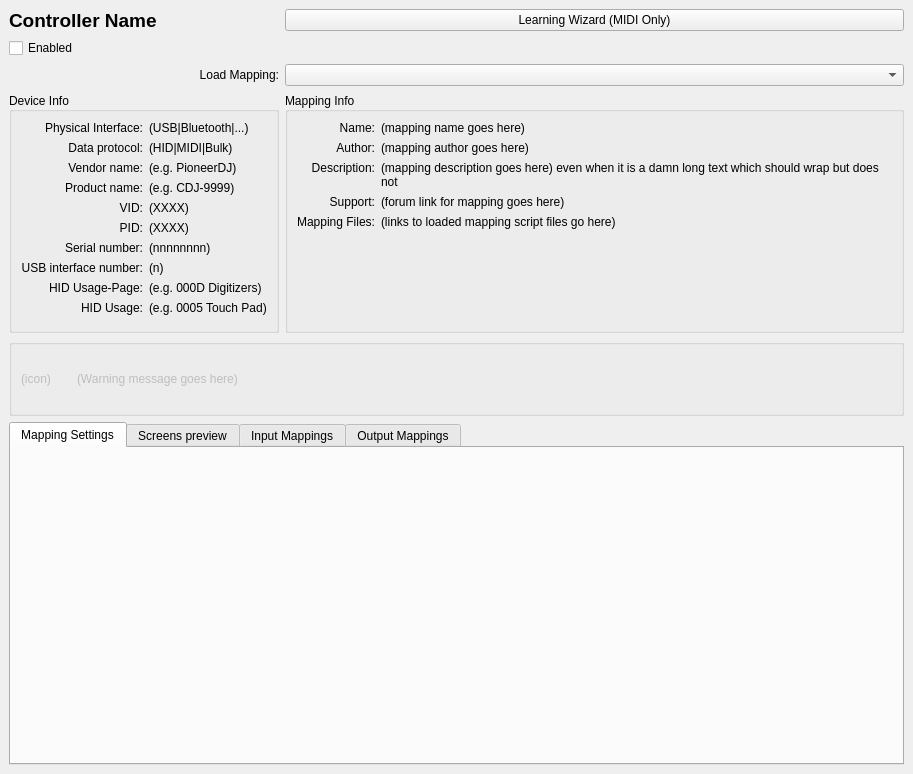
<?xml version="1.0" encoding="UTF-8"?>
<ui version="4.0">
 <class>DlgPrefControllerDlg</class>
 <widget class="QWidget" name="DlgPrefControllerDlg">
  <property name="geometry">
   <rect>
    <x>0</x>
    <y>0</y>
    <width>913</width>
    <height>774</height>
   </rect>
  </property>
  <property name="sizePolicy">
   <sizepolicy hsizetype="Expanding" vsizetype="Expanding">
    <horstretch>0</horstretch>
    <verstretch>0</verstretch>
   </sizepolicy>
  </property>
  <property name="windowTitle">
   <string>Controller Preferences</string>
  </property>
  <layout class="QGridLayout" name="gridLayoutPage" rowstretch="0,0,0,0,0,1">
   <property name="sizeConstraint">
    <enum>QLayout::SetMaximumSize</enum>
   </property>
   <property name="leftMargin">
    <number>9</number>
   </property>
   <property name="topMargin">
    <number>9</number>
   </property>
   <property name="rightMargin">
    <number>9</number>
   </property>
   <property name="bottomMargin">
    <number>9</number>
   </property>
   <item row="0" column="0">
    <widget class="QLabel" name="labelDeviceName">
     <property name="sizePolicy">
      <sizepolicy hsizetype="Minimum" vsizetype="Minimum">
       <horstretch>0</horstretch>
       <verstretch>0</verstretch>
      </sizepolicy>
     </property>
     <property name="font">
      <font>
       <pointsize>14</pointsize>
       <bold>true</bold>
      </font>
     </property>
     <property name="text">
      <string>Controller Name</string>
     </property>
    </widget>
   </item>
   <item row="0" column="1">
    <widget class="QPushButton" name="btnLearningWizard">
     <property name="toolTip">
      <string>Click to start the Controller Learning wizard.</string>
     </property>
     <property name="text">
      <string>Learning Wizard (MIDI Only)</string>
     </property>
    </widget>
   </item>
   <item row="1" column="0">
    <widget class="QCheckBox" name="chkEnabledDevice">
     <property name="text">
      <string>Enabled</string>
     </property>
    </widget>
   </item>
   <item row="2" column="0">
    <widget class="QLabel" name="labelLoadMapping">
     <property name="sizePolicy">
      <sizepolicy hsizetype="Preferred" vsizetype="Preferred">
       <horstretch>0</horstretch>
       <verstretch>0</verstretch>
      </sizepolicy>
     </property>
     <property name="text">
      <string>Load Mapping:</string>
     </property>
     <property name="alignment">
      <set>Qt::AlignRight|Qt::AlignTrailing|Qt::AlignVCenter</set>
     </property>
     <property name="buddy">
      <cstring>comboBoxMapping</cstring>
     </property>
    </widget>
   </item>
   <item row="2" column="1">
    <widget class="QComboBox" name="comboBoxMapping">
     <property name="sizePolicy">
      <sizepolicy hsizetype="Minimum" vsizetype="Fixed">
       <horstretch>0</horstretch>
       <verstretch>0</verstretch>
      </sizepolicy>
     </property>
    </widget>
   </item>
   <item row="3" column="0">
    <widget class="QGroupBox" name="groupBoxDeviceInfo">
     <property name="sizePolicy">
      <sizepolicy hsizetype="Preferred" vsizetype="Minimum">
       <horstretch>0</horstretch>
       <verstretch>0</verstretch>
      </sizepolicy>
     </property>
     <property name="title">
      <string>Device Info</string>
     </property>
     <property name="alignment">
      <set>Qt::AlignLeading|Qt::AlignLeft|Qt::AlignVCenter</set>
     </property>
     <layout class="QGridLayout" name="gridLayoutDeviceInfo" rowminimumheight="1,1,1,1,1,1,1,1,1,1,0">
      <property name="sizeConstraint">
       <enum>QLayout::SetMaximumSize</enum>
      </property>
      <item row="0" column="0">
       <widget class="QLabel" name="labelPhysicalInterface">
        <property name="sizePolicy">
         <sizepolicy hsizetype="Minimum" vsizetype="Minimum">
          <horstretch>0</horstretch>
          <verstretch>0</verstretch>
         </sizepolicy>
        </property>
        <property name="text">
         <string>Physical Interface:</string>
        </property>
        <property name="alignment">
         <set>Qt::AlignRight|Qt::AlignTrailing|Qt::AlignVCenter</set>
        </property>
       </widget>
      </item>
      <item row="0" column="1">
       <widget class="QLabel" name="labelPhysicalInterfaceValue">
        <property name="sizePolicy">
         <sizepolicy hsizetype="Minimum" vsizetype="Minimum">
          <horstretch>0</horstretch>
          <verstretch>0</verstretch>
         </sizepolicy>
        </property>
        <property name="minimumSize">
         <size>
          <width>0</width>
          <height>0</height>
         </size>
        </property>
        <property name="text">
         <string notr="true">(USB|Bluetooth|...)</string>
        </property>
       </widget>
      </item>
      <item row="1" column="0">
       <widget class="QLabel" name="labelDataHandlingProtocol">
        <property name="sizePolicy">
         <sizepolicy hsizetype="Minimum" vsizetype="Minimum">
          <horstretch>0</horstretch>
          <verstretch>0</verstretch>
         </sizepolicy>
        </property>
        <property name="text">
         <string>Data protocol:</string>
        </property>
        <property name="alignment">
         <set>Qt::AlignRight|Qt::AlignTrailing|Qt::AlignVCenter</set>
        </property>
       </widget>
      </item>
      <item row="1" column="1">
       <widget class="QLabel" name="labelDataHandlingProtocolValue">
        <property name="sizePolicy">
         <sizepolicy hsizetype="Minimum" vsizetype="Minimum">
          <horstretch>0</horstretch>
          <verstretch>0</verstretch>
         </sizepolicy>
        </property>
        <property name="minimumSize">
         <size>
          <width>0</width>
          <height>0</height>
         </size>
        </property>
        <property name="text">
         <string notr="true">(HID|MIDI|Bulk)</string>
        </property>
       </widget>
      </item>
      <item row="2" column="0">
       <widget class="QLabel" name="labelVendor">
        <property name="sizePolicy">
         <sizepolicy hsizetype="Minimum" vsizetype="Minimum">
          <horstretch>0</horstretch>
          <verstretch>0</verstretch>
         </sizepolicy>
        </property>
        <property name="text">
         <string>Vendor name:</string>
        </property>
        <property name="alignment">
         <set>Qt::AlignRight|Qt::AlignTrailing|Qt::AlignVCenter</set>
        </property>
       </widget>
      </item>
      <item row="2" column="1">
       <widget class="QLabel" name="labelVendorValue">
        <property name="sizePolicy">
         <sizepolicy hsizetype="Minimum" vsizetype="Minimum">
          <horstretch>0</horstretch>
          <verstretch>0</verstretch>
         </sizepolicy>
        </property>
        <property name="minimumSize">
         <size>
          <width>0</width>
          <height>0</height>
         </size>
        </property>
        <property name="text">
         <string notr="true">(e.g. PioneerDJ)</string>
        </property>
       </widget>
      </item>
      <item row="3" column="0">
       <widget class="QLabel" name="labelProduct">
        <property name="sizePolicy">
         <sizepolicy hsizetype="Minimum" vsizetype="Minimum">
          <horstretch>0</horstretch>
          <verstretch>0</verstretch>
         </sizepolicy>
        </property>
        <property name="text">
         <string>Product name:</string>
        </property>
        <property name="alignment">
         <set>Qt::AlignRight|Qt::AlignTrailing|Qt::AlignVCenter</set>
        </property>
       </widget>
      </item>
      <item row="3" column="1">
       <widget class="QLabel" name="labelProductValue">
        <property name="sizePolicy">
         <sizepolicy hsizetype="Minimum" vsizetype="Minimum">
          <horstretch>0</horstretch>
          <verstretch>0</verstretch>
         </sizepolicy>
        </property>
        <property name="minimumSize">
         <size>
          <width>0</width>
          <height>0</height>
         </size>
        </property>
        <property name="text">
         <string notr="true">(e.g. CDJ-9999)</string>
        </property>
       </widget>
      </item>
      <item row="4" column="0">
       <widget class="QLabel" name="labelVid">
        <property name="sizePolicy">
         <sizepolicy hsizetype="Minimum" vsizetype="Minimum">
          <horstretch>0</horstretch>
          <verstretch>0</verstretch>
         </sizepolicy>
        </property>
        <property name="toolTip">
         <string>Vendor ID</string>
        </property>
        <property name="text">
         <string>VID:</string>
        </property>
        <property name="alignment">
         <set>Qt::AlignRight|Qt::AlignTrailing|Qt::AlignVCenter</set>
        </property>
       </widget>
      </item>
      <item row="4" column="1">
       <widget class="QLabel" name="labelVidValue">
        <property name="sizePolicy">
         <sizepolicy hsizetype="Minimum" vsizetype="Minimum">
          <horstretch>0</horstretch>
          <verstretch>0</verstretch>
         </sizepolicy>
        </property>
        <property name="minimumSize">
         <size>
          <width>0</width>
          <height>0</height>
         </size>
        </property>
        <property name="text">
         <string notr="true">(XXXX)</string>
        </property>
       </widget>
      </item>
      <item row="5" column="0">
       <widget class="QLabel" name="labelPid">
        <property name="sizePolicy">
         <sizepolicy hsizetype="Minimum" vsizetype="Minimum">
          <horstretch>0</horstretch>
          <verstretch>0</verstretch>
         </sizepolicy>
        </property>
        <property name="toolTip">
         <string>Product ID</string>
        </property>
        <property name="text">
         <string>PID:</string>
        </property>
        <property name="alignment">
         <set>Qt::AlignRight|Qt::AlignTrailing|Qt::AlignVCenter</set>
        </property>
       </widget>
      </item>
      <item row="5" column="1">
       <widget class="QLabel" name="labelPidValue">
        <property name="sizePolicy">
         <sizepolicy hsizetype="Minimum" vsizetype="Minimum">
          <horstretch>0</horstretch>
          <verstretch>0</verstretch>
         </sizepolicy>
        </property>
        <property name="minimumSize">
         <size>
          <width>0</width>
          <height>0</height>
         </size>
        </property>
        <property name="text">
         <string notr="true">(XXXX)</string>
        </property>
       </widget>
      </item>
      <item row="6" column="0">
       <widget class="QLabel" name="labelSerialNumber">
        <property name="sizePolicy">
         <sizepolicy hsizetype="Minimum" vsizetype="Minimum">
          <horstretch>0</horstretch>
          <verstretch>0</verstretch>
         </sizepolicy>
        </property>
        <property name="text">
         <string>Serial number:</string>
        </property>
        <property name="alignment">
         <set>Qt::AlignRight|Qt::AlignTrailing|Qt::AlignVCenter</set>
        </property>
       </widget>
      </item>
      <item row="6" column="1">
       <widget class="QLabel" name="labelSerialNumberValue">
        <property name="sizePolicy">
         <sizepolicy hsizetype="Minimum" vsizetype="Minimum">
          <horstretch>0</horstretch>
          <verstretch>0</verstretch>
         </sizepolicy>
        </property>
        <property name="minimumSize">
         <size>
          <width>0</width>
          <height>0</height>
         </size>
        </property>
        <property name="text">
         <string notr="true">(nnnnnnnn)</string>
        </property>
       </widget>
      </item>
      <item row="7" column="0">
       <widget class="QLabel" name="labelUsbInterfaceNumber">
        <property name="sizePolicy">
         <sizepolicy hsizetype="Minimum" vsizetype="Minimum">
          <horstretch>0</horstretch>
          <verstretch>0</verstretch>
         </sizepolicy>
        </property>
        <property name="text">
         <string>USB interface number:</string>
        </property>
        <property name="alignment">
         <set>Qt::AlignRight|Qt::AlignTrailing|Qt::AlignVCenter</set>
        </property>
       </widget>
      </item>
      <item row="7" column="1">
       <widget class="QLabel" name="labelUsbInterfaceNumberValue">
        <property name="sizePolicy">
         <sizepolicy hsizetype="Minimum" vsizetype="Minimum">
          <horstretch>0</horstretch>
          <verstretch>0</verstretch>
         </sizepolicy>
        </property>
        <property name="minimumSize">
         <size>
          <width>0</width>
          <height>0</height>
         </size>
        </property>
        <property name="text">
         <string notr="true">(n)</string>
        </property>
       </widget>
      </item>
      <item row="8" column="0">
       <widget class="QLabel" name="labelHidUsagePage">
        <property name="sizePolicy">
         <sizepolicy hsizetype="Minimum" vsizetype="Minimum">
          <horstretch>0</horstretch>
          <verstretch>0</verstretch>
         </sizepolicy>
        </property>
        <property name="text">
         <string>HID Usage-Page:</string>
        </property>
        <property name="alignment">
         <set>Qt::AlignRight|Qt::AlignTrailing|Qt::AlignVCenter</set>
        </property>
       </widget>
      </item>
      <item row="8" column="1">
       <widget class="QLabel" name="labelHidUsagePageValue">
        <property name="sizePolicy">
         <sizepolicy hsizetype="Minimum" vsizetype="Minimum">
          <horstretch>0</horstretch>
          <verstretch>0</verstretch>
         </sizepolicy>
        </property>
        <property name="minimumSize">
         <size>
          <width>0</width>
          <height>0</height>
         </size>
        </property>
        <property name="text">
         <string notr="true">(e.g. 000D Digitizers)</string>
        </property>
       </widget>
      </item>
      <item row="9" column="0">
       <widget class="QLabel" name="labelHidUsage">
        <property name="sizePolicy">
         <sizepolicy hsizetype="Minimum" vsizetype="Minimum">
          <horstretch>0</horstretch>
          <verstretch>0</verstretch>
         </sizepolicy>
        </property>
        <property name="text">
         <string>HID Usage:</string>
        </property>
        <property name="alignment">
         <set>Qt::AlignRight|Qt::AlignTrailing|Qt::AlignVCenter</set>
        </property>
       </widget>
      </item>
      <item row="9" column="1">
       <widget class="QLabel" name="labelHidUsageValue">
        <property name="sizePolicy">
         <sizepolicy hsizetype="Minimum" vsizetype="Minimum">
          <horstretch>0</horstretch>
          <verstretch>0</verstretch>
         </sizepolicy>
        </property>
        <property name="minimumSize">
         <size>
          <width>0</width>
          <height>0</height>
         </size>
        </property>
        <property name="text">
         <string notr="true">(e.g. 0005 Touch Pad)</string>
        </property>
       </widget>
      </item>
      <item row="10" column="0" colspan="2">
       <widget class="QWidget" name="spacerDeviceInfo" native="true">
        <property name="sizePolicy">
         <sizepolicy hsizetype="Ignored" vsizetype="MinimumExpanding">
          <horstretch>0</horstretch>
          <verstretch>0</verstretch>
         </sizepolicy>
        </property>
        <property name="minimumSize">
         <size>
          <width>0</width>
          <height>0</height>
         </size>
        </property>
        <property name="baseSize">
         <size>
          <width>0</width>
          <height>0</height>
         </size>
        </property>
       </widget>
      </item>
     </layout>
    </widget>
   </item>
   <item row="3" column="1">
    <widget class="QGroupBox" name="groupBoxMappingInfo">
     <property name="sizePolicy">
      <sizepolicy hsizetype="Preferred" vsizetype="Minimum">
       <horstretch>0</horstretch>
       <verstretch>0</verstretch>
      </sizepolicy>
     </property>
     <property name="title">
      <string>Mapping Info</string>
     </property>
     <property name="alignment">
      <set>Qt::AlignLeading|Qt::AlignLeft|Qt::AlignVCenter</set>
     </property>
     <layout class="QGridLayout" name="gridLayoutMappingInfo" columnstretch="0,1" rowminimumheight="1,1,1,1,1,0">
      <property name="sizeConstraint">
       <enum>QLayout::SetMaximumSize</enum>
      </property>
      <property name="bottomMargin">
       <number>9</number>
      </property>
      <property name="spacing">
       <number>6</number>
      </property>
      <item row="0" column="0">
       <widget class="QLabel" name="labelMappingName">
        <property name="sizePolicy">
         <sizepolicy hsizetype="Minimum" vsizetype="Minimum">
          <horstretch>0</horstretch>
          <verstretch>0</verstretch>
         </sizepolicy>
        </property>
        <property name="text">
         <string>Name:</string>
        </property>
        <property name="alignment">
         <set>Qt::AlignRight|Qt::AlignTop|Qt::AlignTrailing</set>
        </property>
       </widget>
      </item>
      <item row="0" column="1">
       <widget class="QLabel" name="labelMappingNameValue">
        <property name="sizePolicy">
         <sizepolicy hsizetype="Minimum" vsizetype="Minimum">
          <horstretch>0</horstretch>
          <verstretch>0</verstretch>
         </sizepolicy>
        </property>
        <property name="minimumSize">
         <size>
          <width>0</width>
          <height>0</height>
         </size>
        </property>
        <property name="text">
         <string notr="true">(mapping name goes here)</string>
        </property>
        <property name="alignment">
         <set>Qt::AlignLeading|Qt::AlignLeft|Qt::AlignTop</set>
        </property>
        <property name="wordWrap">
         <bool>true</bool>
        </property>
       </widget>
      </item>
      <item row="1" column="0">
       <widget class="QLabel" name="labelMappingAuthor">
        <property name="sizePolicy">
         <sizepolicy hsizetype="Minimum" vsizetype="Minimum">
          <horstretch>0</horstretch>
          <verstretch>0</verstretch>
         </sizepolicy>
        </property>
        <property name="text">
         <string>Author:</string>
        </property>
        <property name="alignment">
         <set>Qt::AlignRight|Qt::AlignTop|Qt::AlignTrailing</set>
        </property>
       </widget>
      </item>
      <item row="1" column="1">
       <widget class="QLabel" name="labelMappingAuthorValue">
        <property name="sizePolicy">
         <sizepolicy hsizetype="Minimum" vsizetype="Minimum">
          <horstretch>0</horstretch>
          <verstretch>0</verstretch>
         </sizepolicy>
        </property>
        <property name="text">
         <string notr="true">(mapping author goes here)</string>
        </property>
        <property name="alignment">
         <set>Qt::AlignLeading|Qt::AlignLeft|Qt::AlignTop</set>
        </property>
        <property name="wordWrap">
         <bool>true</bool>
        </property>
       </widget>
      </item>
      <item row="2" column="0">
       <widget class="QLabel" name="labelMappingDescription">
        <property name="sizePolicy">
         <sizepolicy hsizetype="Minimum" vsizetype="Minimum">
          <horstretch>0</horstretch>
          <verstretch>0</verstretch>
         </sizepolicy>
        </property>
        <property name="text">
         <string>Description:</string>
        </property>
        <property name="alignment">
         <set>Qt::AlignRight|Qt::AlignTop|Qt::AlignTrailing</set>
        </property>
       </widget>
      </item>
      <item row="2" column="1">
       <widget class="QLabel" name="labelMappingDescriptionValue">
        <property name="sizePolicy">
         <sizepolicy hsizetype="Minimum" vsizetype="Minimum">
          <horstretch>0</horstretch>
          <verstretch>0</verstretch>
         </sizepolicy>
        </property>
        <property name="focusPolicy">
         <enum>Qt::NoFocus</enum>
        </property>
        <property name="toolTip">
         <string notr="true"/>
        </property>
        <property name="text">
         <string notr="true">(mapping description goes here) even when it is a damn long text which should wrap but does not</string>
        </property>
        <property name="alignment">
         <set>Qt::AlignLeading|Qt::AlignLeft|Qt::AlignTop</set>
        </property>
        <property name="wordWrap">
         <bool>true</bool>
        </property>
       </widget>
      </item>
      <item row="3" column="0">
       <widget class="QLabel" name="labelMappingSupport">
        <property name="sizePolicy">
         <sizepolicy hsizetype="Minimum" vsizetype="Minimum">
          <horstretch>0</horstretch>
          <verstretch>0</verstretch>
         </sizepolicy>
        </property>
        <property name="text">
         <string>Support:</string>
        </property>
        <property name="alignment">
         <set>Qt::AlignRight|Qt::AlignTop|Qt::AlignTrailing</set>
        </property>
       </widget>
      </item>
      <item row="3" column="1">
       <widget class="QLabel" name="labelMappingSupportLinks">
        <property name="sizePolicy">
         <sizepolicy hsizetype="Minimum" vsizetype="Minimum">
          <horstretch>0</horstretch>
          <verstretch>0</verstretch>
         </sizepolicy>
        </property>
        <property name="focusPolicy">
         <enum>Qt::ClickFocus</enum>
        </property>
        <property name="toolTip">
         <string notr="true"/>
        </property>
        <property name="inputMethodHints">
         <set>Qt::ImhUrlCharactersOnly</set>
        </property>
        <property name="text">
         <string notr="true">(forum link for mapping goes here)</string>
        </property>
        <property name="alignment">
         <set>Qt::AlignLeading|Qt::AlignLeft|Qt::AlignTop</set>
        </property>
        <property name="wordWrap">
         <bool>true</bool>
        </property>
        <property name="openExternalLinks">
         <bool>true</bool>
        </property>
        <property name="textInteractionFlags">
         <set>Qt::LinksAccessibleByKeyboard|Qt::LinksAccessibleByMouse</set>
        </property>
       </widget>
      </item>
      <item row="4" column="0">
       <widget class="QLabel" name="labelMappingScriptFiles">
        <property name="sizePolicy">
         <sizepolicy hsizetype="Minimum" vsizetype="Minimum">
          <horstretch>0</horstretch>
          <verstretch>0</verstretch>
         </sizepolicy>
        </property>
        <property name="text">
         <string>Mapping Files:</string>
        </property>
        <property name="alignment">
         <set>Qt::AlignRight|Qt::AlignTop|Qt::AlignTrailing</set>
        </property>
       </widget>
      </item>
      <item row="4" column="1">
       <widget class="QLabel" name="labelMappingScriptFileLinks">
        <property name="sizePolicy">
         <sizepolicy hsizetype="MinimumExpanding" vsizetype="Minimum">
          <horstretch>0</horstretch>
          <verstretch>0</verstretch>
         </sizepolicy>
        </property>
        <property name="focusPolicy">
         <enum>Qt::ClickFocus</enum>
        </property>
        <property name="toolTip">
         <string notr="true"/>
        </property>
        <property name="autoFillBackground">
         <bool>false</bool>
        </property>
        <property name="inputMethodHints">
         <set>Qt::ImhUrlCharactersOnly</set>
        </property>
        <property name="text">
         <string notr="true">(links to loaded mapping script files go here)</string>
        </property>
        <property name="alignment">
         <set>Qt::AlignLeading|Qt::AlignLeft|Qt::AlignTop</set>
        </property>
        <property name="wordWrap">
         <bool>false</bool>
        </property>
        <property name="openExternalLinks">
         <bool>false</bool>
        </property>
        <property name="textInteractionFlags">
         <set>Qt::LinksAccessibleByKeyboard|Qt::LinksAccessibleByMouse</set>
        </property>
       </widget>
      </item>
      <item row="5" column="0" colspan="2">
       <widget class="QWidget" name="spacerMappingInfo" native="true">
        <property name="sizePolicy">
         <sizepolicy hsizetype="Ignored" vsizetype="MinimumExpanding">
          <horstretch>0</horstretch>
          <verstretch>0</verstretch>
         </sizepolicy>
        </property>
        <property name="minimumSize">
         <size>
          <width>0</width>
          <height>0</height>
         </size>
        </property>
        <property name="baseSize">
         <size>
          <width>0</width>
          <height>0</height>
         </size>
        </property>
       </widget>
      </item>
     </layout>
    </widget>
   </item>
   <item row="4" column="0" colspan="2">
    <widget class="QGroupBox" name="groupBoxWarning">
     <property name="sizePolicy">
      <sizepolicy hsizetype="Expanding" vsizetype="Expanding">
       <horstretch>0</horstretch>
       <verstretch>0</verstretch>
      </sizepolicy>
     </property>
     <property name="title">
      <string/>
     </property>
     <layout class="QGridLayout" name="gridLayoutWarning">
      <item row="0" column="0">
       <widget class="QLabel" name="labelWarningIcon">
        <property name="enabled">
         <bool>false</bool>
        </property>
        <property name="sizePolicy">
         <sizepolicy hsizetype="Minimum" vsizetype="Minimum">
          <horstretch>0</horstretch>
          <verstretch>0</verstretch>
         </sizepolicy>
        </property>
        <property name="minimumSize">
         <size>
          <width>50</width>
          <height>50</height>
         </size>
        </property>
        <property name="maximumSize">
         <size>
          <width>50</width>
          <height>50</height>
         </size>
        </property>
        <property name="text">
         <string notr="true">(icon)</string>
        </property>
       </widget>
      </item>
      <item row="0" column="1">
       <widget class="QLabel" name="labelWarning">
        <property name="enabled">
         <bool>false</bool>
        </property>
        <property name="sizePolicy">
         <sizepolicy hsizetype="Preferred" vsizetype="Preferred">
          <horstretch>0</horstretch>
          <verstretch>0</verstretch>
         </sizepolicy>
        </property>
        <property name="text">
         <string notr="true">(Warning message goes here)</string>
        </property>
        <property name="wordWrap">
         <bool>true</bool>
        </property>
        <property name="openExternalLinks">
         <bool>true</bool>
        </property>
        <property name="textInteractionFlags">
         <set>Qt::TextBrowserInteraction</set>
        </property>
       </widget>
      </item>
     </layout>
    </widget>
   </item>
   <item row="5" column="0" colspan="2">
    <widget class="QTabWidget" name="controllerTabs">
     <property name="sizePolicy">
      <sizepolicy hsizetype="Expanding" vsizetype="Expanding">
       <horstretch>0</horstretch>
       <verstretch>0</verstretch>
      </sizepolicy>
     </property>
     <property name="currentIndex">
      <number>0</number>
     </property>
     <widget class="QWidget" name="settingsTab">
      <property name="sizePolicy">
       <sizepolicy hsizetype="Expanding" vsizetype="Expanding">
        <horstretch>0</horstretch>
        <verstretch>0</verstretch>
       </sizepolicy>
      </property>
      <attribute name="title">
       <string>Mapping Settings</string>
      </attribute>
      <layout class="QVBoxLayout" name="verticalLayoutSettings"/>
     </widget>
     <widget class="QWidget" name="screensTab">
      <property name="sizePolicy">
       <sizepolicy hsizetype="Expanding" vsizetype="Expanding">
        <horstretch>0</horstretch>
        <verstretch>0</verstretch>
       </sizepolicy>
      </property>
      <attribute name="title">
       <string>Screens preview</string>
      </attribute>
     </widget>
     <widget class="QWidget" name="inputMappingsTab">
      <property name="sizePolicy">
       <sizepolicy hsizetype="Expanding" vsizetype="Expanding">
        <horstretch>0</horstretch>
        <verstretch>0</verstretch>
       </sizepolicy>
      </property>
      <attribute name="title">
       <string>Input Mappings</string>
      </attribute>
      <layout class="QVBoxLayout" name="verticalLayoutInputMappings" stretch="0,1,0">
       <item>
        <layout class="QHBoxLayout" name="layoutInputSearch">
         <item>
          <widget class="QLineEdit" name="inputControlSearch"/>
         </item>
         <item>
          <widget class="QPushButton" name="inputControlSearchBtn">
           <property name="text">
            <string>Search</string>
           </property>
          </widget>
         </item>
        </layout>
       </item>
       <item>
        <widget class="QTableView" name="midiInputMappingTableView">
         <property name="sizePolicy">
          <sizepolicy hsizetype="Expanding" vsizetype="Expanding">
           <horstretch>0</horstretch>
           <verstretch>0</verstretch>
          </sizepolicy>
         </property>
         <property name="verticalScrollBarPolicy">
          <enum>Qt::ScrollBarAlwaysOn</enum>
         </property>
         <property name="horizontalScrollBarPolicy">
          <enum>Qt::ScrollBarAlwaysOff</enum>
         </property>
         <property name="sizeAdjustPolicy">
          <enum>QAbstractScrollArea::AdjustIgnored</enum>
         </property>
         <property name="autoScroll">
          <bool>true</bool>
         </property>
         <property name="editTriggers">
          <set>QAbstractItemView::AnyKeyPressed|QAbstractItemView::DoubleClicked|QAbstractItemView::EditKeyPressed|QAbstractItemView::SelectedClicked</set>
         </property>
        </widget>
       </item>
       <item>
        <widget class="QGroupBox" name="groupBoxInputManagement">
         <property name="title">
          <string/>
         </property>
         <layout class="QHBoxLayout" name="horizontalLayoutInputManagement">
          <item>
           <widget class="QPushButton" name="btnAddInputMapping">
            <property name="text">
             <string>Add</string>
            </property>
           </widget>
          </item>
          <item>
           <widget class="QPushButton" name="btnRemoveInputMappings">
            <property name="text">
             <string>Remove</string>
            </property>
           </widget>
          </item>
          <item>
           <spacer name="horizontalSpacerInputManagement">
            <property name="orientation">
             <enum>Qt::Horizontal</enum>
            </property>
            <property name="sizeHint" stdset="0">
             <size>
              <width>219</width>
              <height>20</height>
             </size>
            </property>
           </spacer>
          </item>
          <item>
           <widget class="QPushButton" name="btnClearAllInputMappings">
            <property name="text">
             <string>Clear All</string>
            </property>
           </widget>
          </item>
         </layout>
        </widget>
       </item>
      </layout>
     </widget>
     <widget class="QWidget" name="outputMappingsTab">
      <property name="sizePolicy">
       <sizepolicy hsizetype="Expanding" vsizetype="Expanding">
        <horstretch>0</horstretch>
        <verstretch>0</verstretch>
       </sizepolicy>
      </property>
      <attribute name="title">
       <string>Output Mappings</string>
      </attribute>
      <layout class="QVBoxLayout" name="verticalLayoutOutputMappings" stretch="0,1,0">
       <item>
        <layout class="QHBoxLayout" name="layoutOutputSearch">
         <item>
          <widget class="QLineEdit" name="outputControlSearch"/>
         </item>
         <item>
          <widget class="QPushButton" name="outputControlSearchBtn">
           <property name="text">
            <string>Search</string>
           </property>
          </widget>
         </item>
        </layout>
       </item>
       <item>
        <widget class="QTableView" name="midiOutputMappingTableView">
         <property name="sizePolicy">
          <sizepolicy hsizetype="Expanding" vsizetype="Expanding">
           <horstretch>0</horstretch>
           <verstretch>0</verstretch>
          </sizepolicy>
         </property>
         <property name="verticalScrollBarPolicy">
          <enum>Qt::ScrollBarAlwaysOn</enum>
         </property>
         <property name="horizontalScrollBarPolicy">
          <enum>Qt::ScrollBarAlwaysOff</enum>
         </property>
         <property name="sizeAdjustPolicy">
          <enum>QAbstractScrollArea::AdjustIgnored</enum>
         </property>
         <property name="editTriggers">
          <set>QAbstractItemView::AnyKeyPressed|QAbstractItemView::DoubleClicked|QAbstractItemView::EditKeyPressed|QAbstractItemView::SelectedClicked</set>
         </property>
        </widget>
       </item>
       <item>
        <widget class="QGroupBox" name="groupBoxOutputManagement">
         <property name="title">
          <string/>
         </property>
         <layout class="QHBoxLayout" name="horizontalLayoutOutputManagement">
          <item>
           <widget class="QPushButton" name="btnAddOutputMapping">
            <property name="text">
             <string>Add</string>
            </property>
           </widget>
          </item>
          <item>
           <widget class="QPushButton" name="btnRemoveOutputMappings">
            <property name="text">
             <string>Remove</string>
            </property>
           </widget>
          </item>
          <item>
           <spacer name="horizontalSpacerOutputManagement">
            <property name="orientation">
             <enum>Qt::Horizontal</enum>
            </property>
            <property name="sizeHint" stdset="0">
             <size>
              <width>219</width>
              <height>20</height>
             </size>
            </property>
           </spacer>
          </item>
          <item>
           <widget class="QPushButton" name="btnClearAllOutputMappings">
            <property name="text">
             <string>Clear All</string>
            </property>
           </widget>
          </item>
         </layout>
        </widget>
       </item>
      </layout>
     </widget>
    </widget>
   </item>
  </layout>
 </widget>
 <tabstops>
  <tabstop>chkEnabledDevice</tabstop>
  <tabstop>btnLearningWizard</tabstop>
  <tabstop>comboBoxMapping</tabstop>
  <tabstop>controllerTabs</tabstop>
 </tabstops>
 <resources/>
 <connections/>
</ui>
